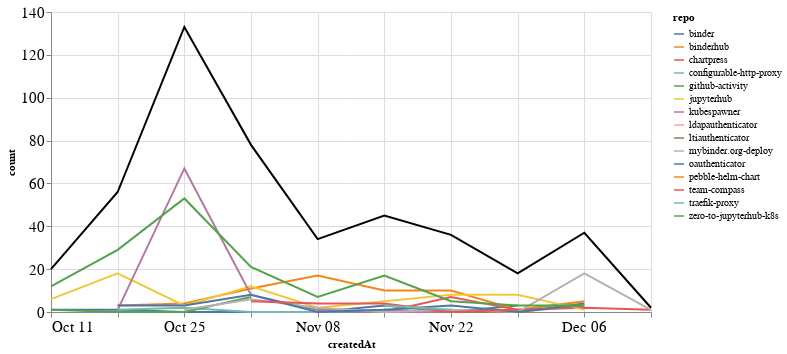

Notebook code for this chart:
### Markdown cell above
### Comments

### Code cell
comments_time = comments.groupby('repo').resample('W', on='createdAt').count()['author'].reset_index()
comments_time = comments_time.rename(columns={'author': 'count'})
comments_time_total = comments_time.groupby('createdAt').agg({"count": "sum"}).reset_index()
ch1 = alt.Chart(comments_time, width=600).mark_line().encode(
    x='createdAt',
    y='count',
    color='repo',
    tooltip="repo"
)

ch2 = alt.Chart(comments_time_total, width=600).mark_line(color="black").encode(
    x='createdAt',
    y='count',
)

ch1 + ch2

### Figure 1 — Vega-Lite specification as saved in the notebook (floating-point values rounded to 4 significant figures)
{"config": {"axisLeft": {"labelFontSize": 15}, "axisBottom": {"labelFontSize": 15}}, "layer": [{"data": {"name": "data-12893d3c1a34ab1fd0e41618fc9b061f"}, "mark": "line", "encoding": {"color": {"type": "nominal", "field": "repo"}, "tooltip": {"type": "nominal", "field": "repo"}, "x": {"type": "temporal", "field": "createdAt"}, "y": {"type": "quantitative", "field": "count"}}, "width": 600}, {"data": {"name": "data-031e18782ad8eca1eb37ebfebcb771cd"}, "mark": {"type": "line", "color": "black"}, "encoding": {"x": {"type": "temporal", "field": "createdAt"}, "y": {"type": "quantitative", "field": "count"}}, "width": 600}], "$schema": "https://vega.github.io/schema/vega-lite/v4.8.1.json", "datasets": {"data-12893d3c1a34ab1fd0e41618fc9b061f": [{"repo": "binder", "createdAt": "2020-10-11T00:00:00", "count": 1}, {"repo": "binder", "createdAt": "2020-10-18T00:00:00", "count": 1}, {"repo": "binder", "createdAt": "2020-10-25T00:00:00", "count": 0}, {"repo": "binder", "createdAt": "2020-11-01T00:00:00", "count": 0}, {"repo": "binder", "createdAt": "2020-11-08T00:00:00", "count": 0}, {"repo": "binder", "createdAt": "2020-11-15T00:00:00", "count": 3}, {"repo": "binder", "createdAt": "2020-11-22T00:00:00", "count": 0}, {"repo": "binder", "createdAt": "2020-11-29T00:00:00", "count": 3}, {"repo": "binderhub", "createdAt": "2020-10-18T00:00:00", "count": 3}, {"repo": "binderhub", "createdAt": "2020-10-25T00:00:00", "count": 4}, {"repo": "binderhub", "createdAt": "2020-11-01T00:00:00", "count": 11}, {"repo": "binderhub", "createdAt": "2020-11-08T00:00:00", "count": 17}, {"repo": "binderhub", "createdAt": "2020-11-15T00:00:00", "count": 10}, {"repo": "binderhub", "createdAt": "2020-11-22T00:00:00", "count": 10}, {"repo": "binderhub", "createdAt": "2020-11-29T00:00:00", "count": 1}, {"repo": "binderhub", "createdAt": "2020-12-06T00:00:00", "count": 5}, {"repo": "chartpress", "createdAt": "2020-11-08T00:00:00", "count": 1}, {"repo": "chartpress", "createdAt": "2020-11-15T00:00:00", "count": 0}, {"repo": "chartpress", "createdAt": "2020-11-22T00:00:00", "count": 7}, {"repo": "chartpress", "createdAt": "2020-11-29T00:00:00", "count": 1}, {"repo": "chartpress", "createdAt": "2020-12-06T00:00:00", "count": 2}, {"repo": "chartpress", "createdAt": "2020-12-13T00:00:00", "count": 1}, {"repo": "configurable-http-proxy", "createdAt": "2020-10-18T00:00:00", "count": 1}, {"repo": "configurable-http-proxy", "createdAt": "2020-10-25T00:00:00", "count": 2}, {"repo": "configurable-http-proxy", "createdAt": "2020-11-01T00:00:00", "count": 0}, {"repo": "configurable-http-proxy", "createdAt": "2020-11-08T00:00:00", "count": 0}, {"repo": "configurable-http-proxy", "createdAt": "2020-11-15T00:00:00", "count": 1}, {"repo": "github-activity", "createdAt": "2020-10-11T00:00:00", "count": 1}, {"repo": "github-activity", "createdAt": "2020-10-18T00:00:00", "count": 0}, {"repo": "github-activity", "createdAt": "2020-10-25T00:00:00", "count": 0}, {"repo": "github-activity", "createdAt": "2020-11-01T00:00:00", "count": 7}, {"repo": "jupyterhub", "createdAt": "2020-10-11T00:00:00", "count": 6}, {"repo": "jupyterhub", "createdAt": "2020-10-18T00:00:00", "count": 18}, {"repo": "jupyterhub", "createdAt": "2020-10-25T00:00:00", "count": 3}, {"repo": "jupyterhub", "createdAt": "2020-11-01T00:00:00", "count": 12}, {"repo": "jupyterhub", "createdAt": "2020-11-08T00:00:00", "count": 2}, {"repo": "jupyterhub", "createdAt": "2020-11-15T00:00:00", "count": 5}, {"repo": "jupyterhub", "createdAt": "2020-11-22T00:00:00", "count": 8}, {"repo": "jupyterhub", "createdAt": "2020-11-29T00:00:00", "count": 8}, {"repo": "jupyterhub", "createdAt": "2020-12-06T00:00:00", "count": 1}, {"repo": "kubespawner", "createdAt": "2020-10-18T00:00:00", "count": 1}, {"repo": "kubespawner", "createdAt": "2020-10-25T00:00:00", "count": 67}, {"repo": "kubespawner", "createdAt": "2020-11-01T00:00:00", "count": 8}, {"repo": "kubespawner", "createdAt": "2020-11-08T00:00:00", "count": 1}, {"repo": "kubespawner", "createdAt": "2020-11-15T00:00:00", "count": 0}, {"repo": "kubespawner", "createdAt": "2020-11-22T00:00:00", "count": 0}, {"repo": "kubespawner", "createdAt": "2020-11-29T00:00:00", "count": 1}, {"repo": "ldapauthenticator", "createdAt": "2020-12-06T00:00:00", "count": 1}, {"repo": "ltiauthenticator", "createdAt": "2020-11-15T00:00:00", "count": 1}, {"repo": "ltiauthenticator", "createdAt": "2020-11-22T00:00:00", "count": 0}, {"repo": "ltiauthenticator", "createdAt": "2020-11-29T00:00:00", "count": 0}, {"repo": "ltiauthenticator", "createdAt": "2020-12-06T00:00:00", "count": 3}, {"repo": "mybinder.org-deploy", "createdAt": "2020-10-25T00:00:00", "count": 1}, {"repo": "mybinder.org-deploy", "createdAt": "2020-11-01T00:00:00", "count": 6}, {"repo": "mybinder.org-deploy", "createdAt": "2020-11-08T00:00:00", "count": 2}, {"repo": "mybinder.org-deploy", "createdAt": "2020-11-15T00:00:00", "count": 0}, {"repo": "mybinder.org-deploy", "createdAt": "2020-11-22T00:00:00", "count": 1}, {"repo": "mybinder.org-deploy", "createdAt": "2020-11-29T00:00:00", "count": 0}, {"repo": "mybinder.org-deploy", "createdAt": "2020-12-06T00:00:00", "count": 18}, {"repo": "mybinder.org-deploy", "createdAt": "2020-12-13T00:00:00", "count": 1}, {"repo": "oauthenticator", "createdAt": "2020-10-18T00:00:00", "count": 3}, {"repo": "oauthenticator", "createdAt": "2020-10-25T00:00:00", "count": 3}, {"repo": "oauthenticator", "createdAt": "2020-11-01T00:00:00", "count": 8}, {"repo": "oauthenticator", "createdAt": "2020-11-08T00:00:00", "count": 0}, {"repo": "oauthenticator", "createdAt": "2020-11-15T00:00:00", "count": 1}, {"repo": "oauthenticator", "createdAt": "2020-11-22T00:00:00", "count": 3}, {"repo": "oauthenticator", "createdAt": "2020-11-29T00:00:00", "count": 0}, {"repo": "oauthenticator", "createdAt": "2020-12-06T00:00:00", "count": 4}, {"repo": "pebble-helm-chart", "createdAt": "2020-11-22T00:00:00", "count": 1}, {"repo": "team-compass", "createdAt": "2020-11-01T00:00:00", "count": 5}, {"repo": "team-compass", "createdAt": "2020-11-08T00:00:00", "count": 4}, {"repo": "team-compass", "createdAt": "2020-11-15T00:00:00", "count": 4}, {"repo": "team-compass", "createdAt": "2020-11-22T00:00:00", "count": 0}, {"repo": "team-compass", "createdAt": "2020-11-29T00:00:00", "count": 1}, {"repo": "traefik-proxy", "createdAt": "2020-11-15T00:00:00", "count": 3}, {"repo": "traefik-proxy", "createdAt": "2020-11-22T00:00:00", "count": 1}, {"repo": "zero-to-jupyterhub-k8s", "createdAt": "2020-10-11T00:00:00", "count": 12}, {"repo": "zero-to-jupyterhub-k8s", "createdAt": "2020-10-18T00:00:00", "count": 29}, {"repo": "zero-to-jupyterhub-k8s", "createdAt": "2020-10-25T00:00:00", "count": 53}, {"repo": "zero-to-jupyterhub-k8s", "createdAt": "2020-11-01T00:00:00", "count": 21}, {"repo": "zero-to-jupyterhub-k8s", "createdAt": "2020-11-08T00:00:00", "count": 7}, {"repo": "zero-to-jupyterhub-k8s", "createdAt": "2020-11-15T00:00:00", "count": 17}, {"repo": "zero-to-jupyterhub-k8s", "createdAt": "2020-11-22T00:00:00", "count": 5}, {"repo": "zero-to-jupyterhub-k8s", "createdAt": "2020-11-29T00:00:00", "count": 3}, {"repo": "zero-to-jupyterhub-k8s", "createdAt": "2020-12-06T00:00:00", "count": 3}], "data-031e18782ad8eca1eb37ebfebcb771cd": [{"createdAt": "2020-10-11T00:00:00", "count": 20}, {"createdAt": "2020-10-18T00:00:00", "count": 56}, {"createdAt": "2020-10-25T00:00:00", "count": 133}, {"createdAt": "2020-11-01T00:00:00", "count": 78}, {"createdAt": "2020-11-08T00:00:00", "count": 34}, {"createdAt": "2020-11-15T00:00:00", "count": 45}, {"createdAt": "2020-11-22T00:00:00", "count": 36}, {"createdAt": "2020-11-29T00:00:00", "count": 18}, {"createdAt": "2020-12-06T00:00:00", "count": 37}, {"createdAt": "2020-12-13T00:00:00", "count": 2}]}}
